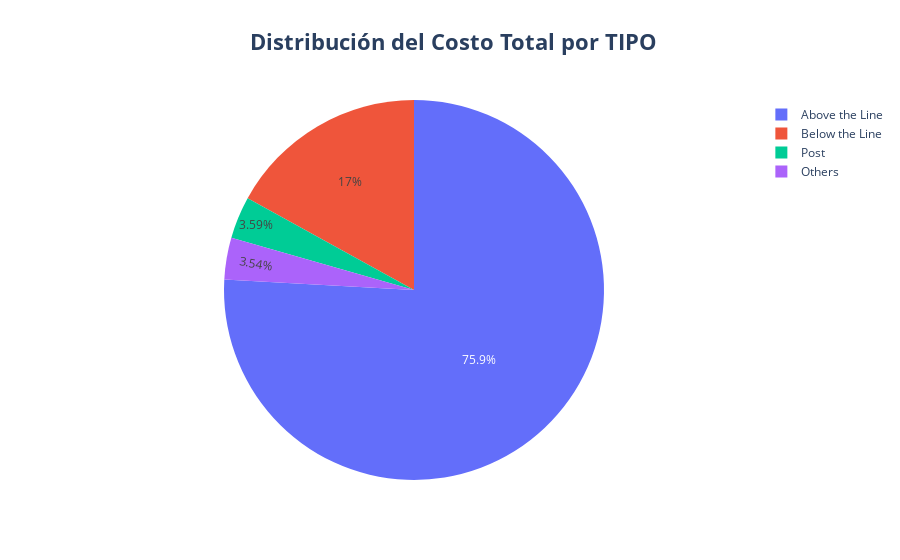

Notebook source saved alongside this figure:
### Code cell
tipo_cost = final_cost_report.groupby('TIPO')['COST TO DATE'].sum().reset_index()

fig = px.pie(tipo_cost, values='COST TO DATE', names='TIPO',title='Gráfico 5. Distribución del Costo Total por TIPO')  

fig.update_layout(title={'text': "<b> Distribución del Costo Total por TIPO</b>", 'x':0.5}, title_font_size=22)

fig.show()

### Figure 1 — Plotly figure (JSON) as saved in the notebook; plotly's stock layout.template omitted (floating-point values rounded to 4 significant figures)
{"data": [{"domain": {"x": [0, 1], "y": [0, 1]}, "hovertemplate": "TIPO=%{label}<br>COST TO DATE=%{value}<extra></extra>", "labels": ["Above the Line", "Below the Line", "Others", "Post"], "legendgroup": "", "name": "", "showlegend": true, "type": "pie", "values": [305900000.0, 68430000.0, 14270000.0, 14490000.0]}], "layout": {"autosize": true, "legend": {"tracegroupgap": 0}, "title": {"font": {"size": 22}, "text": "<b> Distribución del Costo Total por TIPO</b>", "x": 0.5}}}
